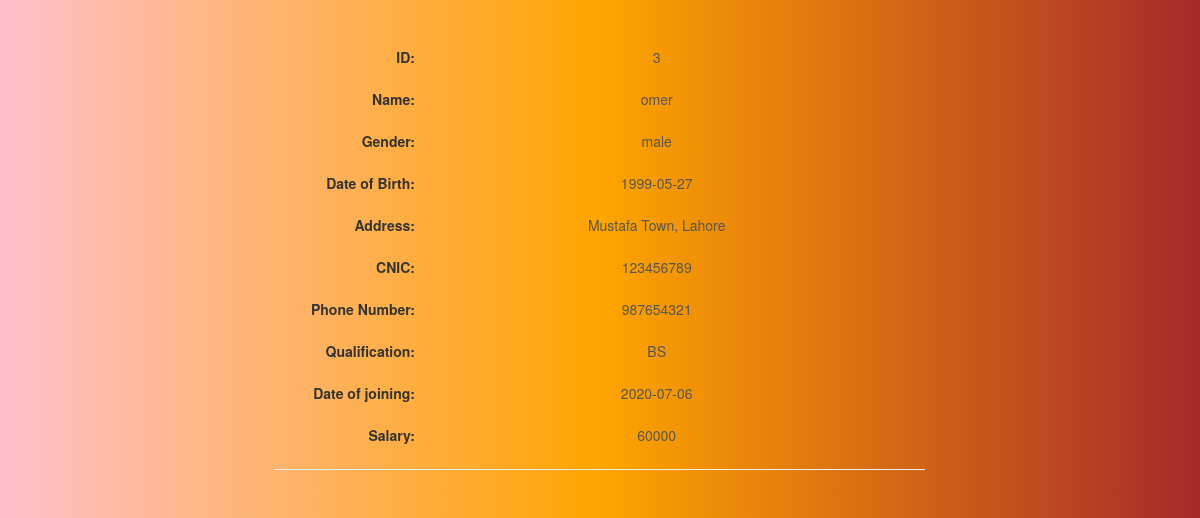
The page /Eread.php?id=3 on the database its author committed.
### tables this page shows
CREATE TABLE `employee` (
  `id` int(11) NOT NULL,
  `name` varchar(100) NOT NULL,
  `gender` varchar(20) NOT NULL,
  `dob` date NOT NULL,
  `address` varchar(225) NOT NULL,
  `cnic` int(20) NOT NULL,
  `phone` int(20) NOT NULL,
  `qualification` varchar(30) NOT NULL,
  `doj` date NOT NULL,
  `salary` int(10) NOT NULL
);

### Eread.php (the view, shortened to what this page needs)
<!DOCTYPE html>
<html lang="en">
<head>
    <link rel="stylesheet" href="https://maxcdn.bootstrapcdn.com/bootstrap/3.3.7/css/bootstrap.css">
</head>
<?php
     require_once "Econfig.php";
     $id=$_GET['id'];
     $sql="select * from employee where id=$id";
?>
<body id="grad">
    <div class="container-fluid">
    <div class="row">
        <div class="col-md-12">
        <div class="wrapper">
            <div class="page-header clearfix">
        <center>
        <form class="form-horizontal" id="form" >
            <?php
           if($result=$mysqli->query($sql))
            ?>
            <?php
               while($row=$result->fetch_array()):
            ?>
              <div class="form-group">
                <label class="col-md-3 control-label">ID:</label>
                <div class="col-md-8">
              <output>
                <?php
                  echo $row["id"];
                ?>
              </output>
          </div>
              </div>
              <div class="form-group" >
                <label class="col-md-3 control-label">Name:</label>
                <div class="col-md-8">
              <output>
                <?php
                  echo $row["name"];
                ?>
              </output>
              </div>
               </div>
               <div class="form-group">
                <label class="col-md-3 control-label">Gender:</label>
                <div class="col-md-8">
              <output>
                <?php
                  echo $row["gender"];
                ?>
              </output>
          </div>
              </div>
               <div class="form-group">
                <label class="col-md-3 control-label">Date of Birth:</label>
                <div class="col-md-8">
              <output>
                <?php
                  echo $row["dob"];
                ?>
              </output>
               </div>
               </div>
               <div class="form-group">
                <label class="col-md-3 control-label">Address:</label>
                <div class="col-md-8">
                <output>
                <?php
                  echo $row["address"];
                ?>
              </output>
          </div>
              </div>
               <div class="form-group">
                <label class="col-md-3 control-label">CNIC:</label>
                <div class="col-md-8">
              <output>
                <?php
                  echo $row["cnic"];
                ?>
              </output>
               </div>
               </div>
               <div class="form-group">
                <label class="col-md-3 control-label">Phone Number:</label>
                <div class="col-md-8">
              <output>
                <?php
                  echo $row["phone"];
                ?>
              </output>
               </div>
               </div>
                <div class="form-group">
                <label class="col-md-3 control-label">Qualification:</label>
                <div class="col-md-8">
              <output>
                <?php
                  echo $row["qualification"];
                ?>
              </output>
               </div>
               </div>
                <div class="form-group">
                <label class="col-md-3 control-label">Date of joining:</label>
                <div class="col-md-8">
              <output>
                <?php
                  echo $row["doj"];
                ?>
              </output>
               </div>
               </div>
                <div class="form-group">
                <label class="col-md-3 control-label">Salary:</label>
                <div class="col-md-8">
              <output>
                <?php
                  echo $row["salary"];
                ?>
              </output>
               </div>
               </div>
            <?php endwhile ?>
         </form>
     </center>
            </div>
            </div>
            </div>
            </div>
</body>
</html>

### Eread.php (style rules this page uses)
.wrapper { width: 650px; margin: 0 auto; }
#grad { background-image: linear-gradient(-90deg, brown,orange,pink); }

### rows shown on the page
employee: id "3", name "omer", gender "male", dob "1999-05-27", address "Mustafa Town, Lahore", cnic "123456789", phone "987654321", qualification "BS", doj "2020-07-06", salary "60000"
